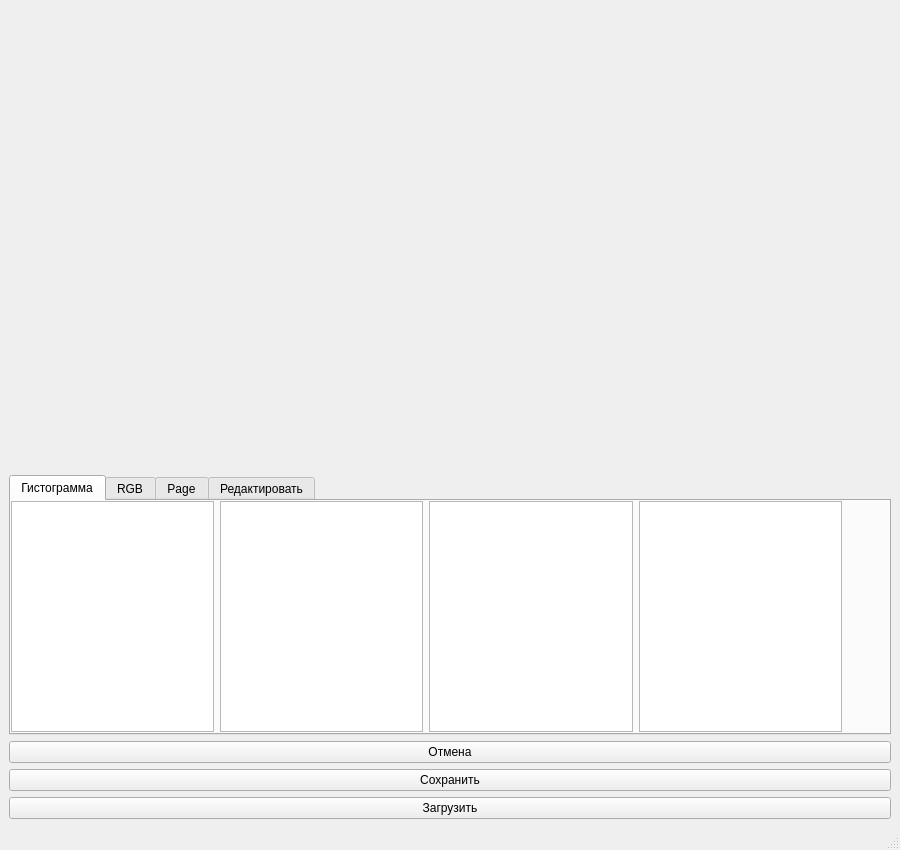
<?xml version="1.0" encoding="UTF-8"?>
<ui version="4.0">
 <class>MainWindow</class>
 <widget class="QMainWindow" name="MainWindow">
  <property name="geometry">
   <rect>
    <x>0</x>
    <y>0</y>
    <width>900</width>
    <height>850</height>
   </rect>
  </property>
  <property name="minimumSize">
   <size>
    <width>900</width>
    <height>850</height>
   </size>
  </property>
  <property name="windowTitle">
   <string>MainWindow</string>
  </property>
  <widget class="QWidget" name="centralwidget">
   <property name="enabled">
    <bool>true</bool>
   </property>
   <layout class="QVBoxLayout" name="verticalLayout_6">
    <item>
     <widget class="QLabel" name="imgLabel">
      <property name="text">
       <string/>
      </property>
     </widget>
    </item>
    <item>
     <widget class="QTabWidget" name="editorWidget">
      <property name="sizePolicy">
       <sizepolicy hsizetype="Preferred" vsizetype="Fixed">
        <horstretch>0</horstretch>
        <verstretch>0</verstretch>
       </sizepolicy>
      </property>
      <property name="minimumSize">
       <size>
        <width>150</width>
        <height>150</height>
       </size>
      </property>
      <property name="maximumSize">
       <size>
        <width>16777215</width>
        <height>260</height>
       </size>
      </property>
      <property name="currentIndex">
       <number>0</number>
      </property>
      <widget class="QWidget" name="gist_wdg">
       <attribute name="title">
        <string>Гистограмма</string>
       </attribute>
       <widget class="QWidget" name="horizontalLayoutWidget">
        <property name="geometry">
         <rect>
          <x>0</x>
          <y>0</y>
          <width>831</width>
          <height>231</height>
         </rect>
        </property>
        <layout class="QHBoxLayout" name="horizontalLayout">
         <item>
          <widget class="PlotWidget" name="all_gist"/>
         </item>
         <item>
          <widget class="PlotWidget" name="red_gist"/>
         </item>
         <item>
          <widget class="PlotWidget" name="blue_gist"/>
         </item>
         <item>
          <widget class="PlotWidget" name="green_gist"/>
         </item>
        </layout>
       </widget>
      </widget>
      <widget class="QWidget" name="rgb_wdg">
       <attribute name="title">
        <string>RGB</string>
       </attribute>
       <widget class="QSlider" name="red_sld">
        <property name="geometry">
         <rect>
          <x>150</x>
          <y>30</y>
          <width>641</width>
          <height>31</height>
         </rect>
        </property>
        <property name="minimum">
         <number>-255</number>
        </property>
        <property name="maximum">
         <number>255</number>
        </property>
        <property name="orientation">
         <enum>Qt::Horizontal</enum>
        </property>
       </widget>
       <widget class="QSlider" name="green_sld">
        <property name="geometry">
         <rect>
          <x>150</x>
          <y>80</y>
          <width>641</width>
          <height>31</height>
         </rect>
        </property>
        <property name="minimum">
         <number>-255</number>
        </property>
        <property name="maximum">
         <number>255</number>
        </property>
        <property name="orientation">
         <enum>Qt::Horizontal</enum>
        </property>
       </widget>
       <widget class="QSlider" name="blue_sld">
        <property name="geometry">
         <rect>
          <x>150</x>
          <y>130</y>
          <width>641</width>
          <height>31</height>
         </rect>
        </property>
        <property name="minimum">
         <number>-255</number>
        </property>
        <property name="maximum">
         <number>255</number>
        </property>
        <property name="orientation">
         <enum>Qt::Horizontal</enum>
        </property>
       </widget>
       <widget class="QLabel" name="label_4">
        <property name="geometry">
         <rect>
          <x>10</x>
          <y>30</y>
          <width>121</width>
          <height>30</height>
         </rect>
        </property>
        <property name="font">
         <font>
          <pointsize>10</pointsize>
          <weight>50</weight>
          <italic>false</italic>
          <bold>false</bold>
         </font>
        </property>
        <property name="text">
         <string>RED</string>
        </property>
       </widget>
       <widget class="QLabel" name="label_5">
        <property name="geometry">
         <rect>
          <x>10</x>
          <y>80</y>
          <width>121</width>
          <height>30</height>
         </rect>
        </property>
        <property name="font">
         <font>
          <pointsize>10</pointsize>
          <weight>50</weight>
          <italic>false</italic>
          <bold>false</bold>
         </font>
        </property>
        <property name="text">
         <string>GREEN</string>
        </property>
       </widget>
       <widget class="QLabel" name="label_6">
        <property name="geometry">
         <rect>
          <x>10</x>
          <y>130</y>
          <width>121</width>
          <height>30</height>
         </rect>
        </property>
        <property name="font">
         <font>
          <pointsize>10</pointsize>
          <weight>50</weight>
          <italic>false</italic>
          <bold>false</bold>
         </font>
        </property>
        <property name="text">
         <string>BLUE</string>
        </property>
       </widget>
      </widget>
      <widget class="QWidget" name="resize_wdj">
       <attribute name="title">
        <string>Page</string>
       </attribute>
       <widget class="QLineEdit" name="width_edit">
        <property name="geometry">
         <rect>
          <x>380</x>
          <y>60</y>
          <width>121</width>
          <height>31</height>
         </rect>
        </property>
       </widget>
       <widget class="QLineEdit" name="height_edit">
        <property name="geometry">
         <rect>
          <x>380</x>
          <y>110</y>
          <width>121</width>
          <height>31</height>
         </rect>
        </property>
       </widget>
       <widget class="QLabel" name="label_7">
        <property name="geometry">
         <rect>
          <x>210</x>
          <y>60</y>
          <width>121</width>
          <height>30</height>
         </rect>
        </property>
        <property name="font">
         <font>
          <pointsize>10</pointsize>
          <weight>50</weight>
          <italic>false</italic>
          <bold>false</bold>
         </font>
        </property>
        <property name="text">
         <string>Ширина</string>
        </property>
       </widget>
       <widget class="QLabel" name="label_8">
        <property name="geometry">
         <rect>
          <x>210</x>
          <y>110</y>
          <width>121</width>
          <height>30</height>
         </rect>
        </property>
        <property name="font">
         <font>
          <pointsize>10</pointsize>
          <weight>50</weight>
          <italic>false</italic>
          <bold>false</bold>
         </font>
        </property>
        <property name="text">
         <string>Высота</string>
        </property>
       </widget>
      </widget>
      <widget class="QWidget" name="edit_wdg">
       <attribute name="title">
        <string>Редактировать</string>
       </attribute>
       <widget class="QSlider" name="brightness_sld">
        <property name="geometry">
         <rect>
          <x>150</x>
          <y>80</y>
          <width>641</width>
          <height>31</height>
         </rect>
        </property>
        <property name="minimum">
         <number>-100</number>
        </property>
        <property name="maximum">
         <number>100</number>
        </property>
        <property name="orientation">
         <enum>Qt::Horizontal</enum>
        </property>
       </widget>
       <widget class="QSlider" name="contrast_sld">
        <property name="geometry">
         <rect>
          <x>150</x>
          <y>130</y>
          <width>641</width>
          <height>31</height>
         </rect>
        </property>
        <property name="minimum">
         <number>-100</number>
        </property>
        <property name="maximum">
         <number>100</number>
        </property>
        <property name="singleStep">
         <number>10</number>
        </property>
        <property name="pageStep">
         <number>10</number>
        </property>
        <property name="orientation">
         <enum>Qt::Horizontal</enum>
        </property>
       </widget>
       <widget class="QLabel" name="label_2">
        <property name="geometry">
         <rect>
          <x>10</x>
          <y>80</y>
          <width>121</width>
          <height>30</height>
         </rect>
        </property>
        <property name="font">
         <font>
          <pointsize>10</pointsize>
          <weight>50</weight>
          <italic>false</italic>
          <bold>false</bold>
         </font>
        </property>
        <property name="text">
         <string>Яркость</string>
        </property>
       </widget>
       <widget class="QLabel" name="label_3">
        <property name="geometry">
         <rect>
          <x>10</x>
          <y>130</y>
          <width>131</width>
          <height>30</height>
         </rect>
        </property>
        <property name="font">
         <font>
          <pointsize>10</pointsize>
          <weight>50</weight>
          <italic>false</italic>
          <bold>false</bold>
         </font>
        </property>
        <property name="text">
         <string>Констрастность</string>
        </property>
       </widget>
      </widget>
     </widget>
    </item>
    <item>
     <widget class="QPushButton" name="reset_btn">
      <property name="sizePolicy">
       <sizepolicy hsizetype="Preferred" vsizetype="Fixed">
        <horstretch>0</horstretch>
        <verstretch>0</verstretch>
       </sizepolicy>
      </property>
      <property name="minimumSize">
       <size>
        <width>1</width>
        <height>0</height>
       </size>
      </property>
      <property name="text">
       <string>Отмена</string>
      </property>
     </widget>
    </item>
    <item>
     <widget class="QPushButton" name="saveBtn">
      <property name="sizePolicy">
       <sizepolicy hsizetype="Preferred" vsizetype="Fixed">
        <horstretch>0</horstretch>
        <verstretch>0</verstretch>
       </sizepolicy>
      </property>
      <property name="text">
       <string>Сохранить</string>
      </property>
     </widget>
    </item>
    <item>
     <widget class="QPushButton" name="uploadBtn">
      <property name="sizePolicy">
       <sizepolicy hsizetype="Preferred" vsizetype="Fixed">
        <horstretch>0</horstretch>
        <verstretch>0</verstretch>
       </sizepolicy>
      </property>
      <property name="minimumSize">
       <size>
        <width>1</width>
        <height>0</height>
       </size>
      </property>
      <property name="text">
       <string>Загрузить</string>
      </property>
     </widget>
    </item>
   </layout>
   <zorder>editorWidget</zorder>
   <zorder>imgLabel</zorder>
   <zorder>uploadBtn</zorder>
   <zorder>reset_btn</zorder>
   <zorder>saveBtn</zorder>
  </widget>
  <widget class="QMenuBar" name="menubar">
   <property name="geometry">
    <rect>
     <x>0</x>
     <y>0</y>
     <width>900</width>
     <height>26</height>
    </rect>
   </property>
  </widget>
  <widget class="QStatusBar" name="statusbar"/>
 </widget>
 <customwidgets>
  <customwidget>
   <class>PlotWidget</class>
   <extends>QGraphicsView</extends>
   <header>pyqtgraph</header>
  </customwidget>
 </customwidgets>
 <resources/>
 <connections/>
</ui>
